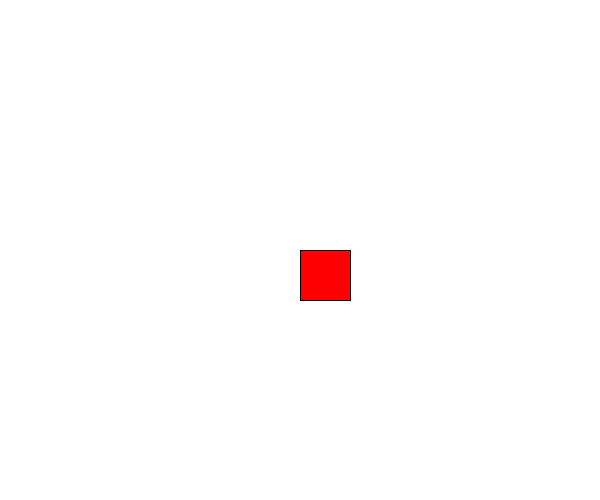
Frame 1 (no input)
Frame 60 (the mouse pressed at the canvas centre just before this capture): identical to frame 1, image omitted
Frame 120 (the mouse held since frame 60 and released just before this capture): identical to frame 1, image omitted

The Processing sketch that drew this single still picture (run headless with seeded random() and noise(); from frame 60 on, the mouse is pressed at the canvas centre):

// Processing sketch: practica5
// ── practica5.pde
float posX, posY, h, l, modX, modY;

void setup()
{
  size( 600, 500 );
  background( 255 );
  posX = width/2;
  posY = height/2;
  modX = modY = 5;
  h = l = 50;
}

void draw()
{
  background( 255 );
  fill( 255, 0, 0 );
  rect( posX, posY, h, l );
  
  if( keyPressed )
  {
    keyPressed();
  }
}

void keyPressed()
{
  if( key == 'w' )
  {
    posY -= modY;
  }
  if( key == 's' )
  {
    posY += modY;
  }
  if( key == 'a' )
  {
    posX -= modX;
  }
  if( key == 'd' )
  {
    posX += modX;
  }
}
